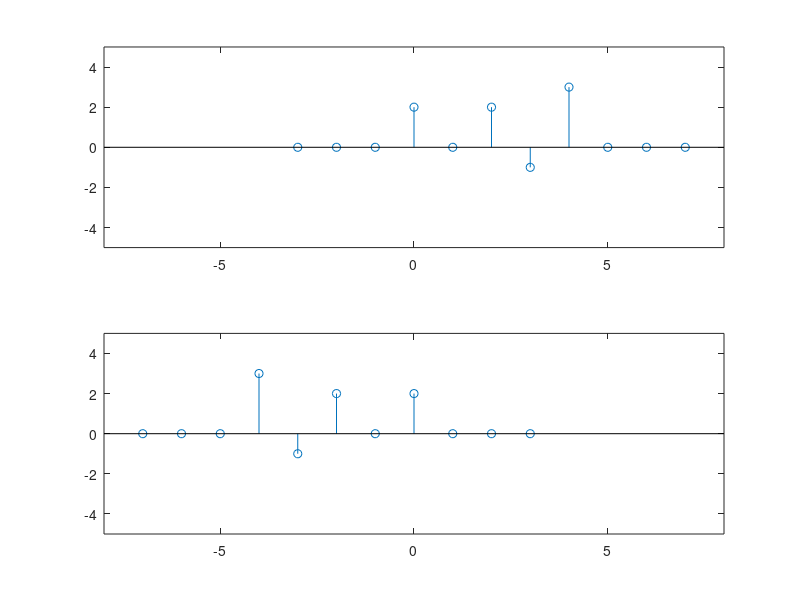

The MATLAB source for this figure:
% subplot(1,2,1)
% stem(nx,x)
% subplot(1,2,2)
% stem(ny1,y1)

nx=[-3:7]
x=[zeros(1,3) 2 0 2 -1 3 zeros(1,3)]
y1=x
% ny1=nx-2
ny1=-nx

subplot(2,1,1)
stem(nx,x)
axis([-8 8 -5 5])

subplot(2,1,2)
stem(ny1,y1)
axis([-8 8 -5 5])
